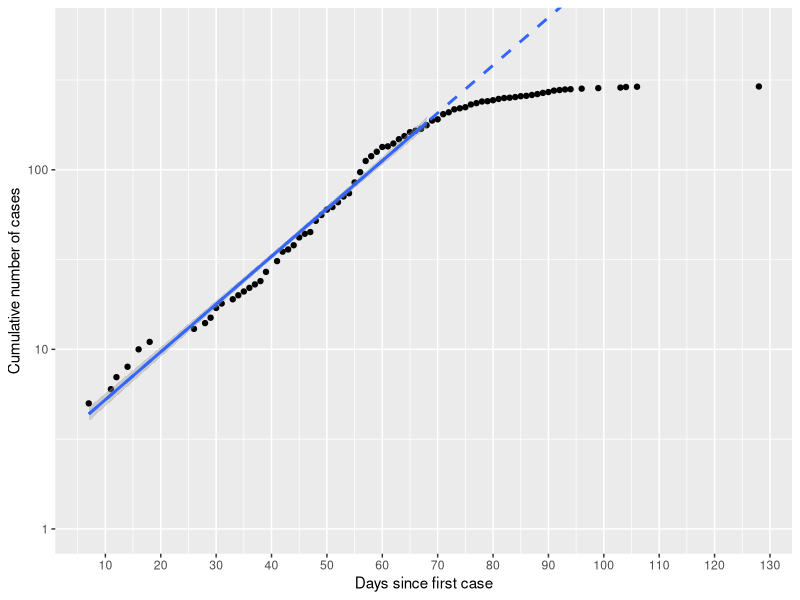

Write the R code that produced this figure.
library(tidyverse)


# Congo data set
Congo <- read_csv("Ebola_Congo_1995.csv"
                  )
Congo <- Congo %>%
  mutate(Cumulative = cumsum(Cases)) %>%
  filter(Day >=7)


# Uganda data set
Uganda <- read_csv("Ebola_Uganda_2000.csv")
Uganda <- Uganda %>%
  mutate(Cumulative = cumsum(Cases))

# Plot data

df <- Congo # choose data set
ylog <- TRUE # choose log-y-axis

cutoff <- 68 # choose cutoff
# True cutoff was 63 for Congo and 56 for Uganda


P <- ggplot(df, aes(x=Day, y=Cumulative)) +
  geom_point() +
  geom_smooth(method="lm",
              data=filter(df, Day <= cutoff),
              fullrange=TRUE, se=F, linetype=2) +
  geom_smooth(method="lm",
              data=filter(df, Day <= cutoff)) +
  scale_x_continuous("Days since first case", breaks = 10*0:16) +

  coord_cartesian(ylim=c(1, max(df$Cumulative)*2))

ifelse(ylog,
       plot(P + scale_y_log10("Cumulative number of cases")),
       plot(P + scale_y_continuous("Cumulative number of cases"))
)

summary(lm(log(Cumulative) ~ Day, data=filter(df, Day <= cutoff)))
